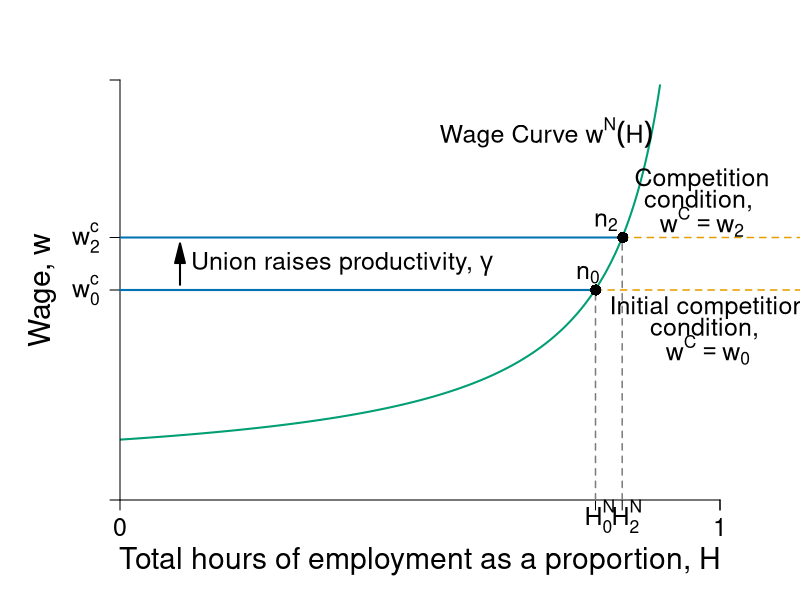

This figure's R source:
require(shape)
require(plotrix)
pdf(file = "capitalism/employment_unions_v2.pdf", width = 9, height = 7)

#Set parameters for graphics
pointsize <- 1.8
axislabelsize <- 1.8
labelsize <- 1.5
namesize <- 1.8
annotatesize <- 1.5
graphlinewidth <- 2
segmentlinewidth <- 1.5

COL <- c("#7fc97f", "#beaed4", "#fdc086", "#ffff99", "#386cb0", "#f0027f", "#bf5b17", "#666666")
COLA <- c("#e0f3db", "#99d8c9","#66c2a4","#41ae76", "#238b45", "#005824")
COLB <- c("#c6dbef", "#4eb3d3", "#2b8cbe", "#0868ac","#084081")
COLC <- c("#fcfbfd", "#efedf5", "#dadaeb", "#bcbddc", "#9e9ac8", "#807dba", "#6a51a3", "#54278f", "#3f007d")
grays <- gray.colors(25, start = 1, end = 0, alpha = 1)

CBCols <- c("#009E73","#0072B2","#E69F00","#CC79A7", "#F0E442")

WageFn <- function(h, ubar = 3, B = 2, t = 0.8) {
  B + ubar + (ubar - ubar*t +  ubar*t*h )/(t*(1 - h))
}

WageFn#COL <- c("#1B9E77", "#D95F02", "#7570B3", "#E7298A", "#66A61E", "#E6AB02", "#A6761D", "#666666")
COL <- c("#7fc97f", "#beaed4", "#fdc086", "#ffff99")
par(mar =  c(5, 6, 4, 4))
xlims <- c(0, 1)
ylims <- c(0, 40)


plot(0, 0, xlim = xlims, ylim = ylims, type = "n",
     xlab = expression(paste("Total hours of employment as a proportion, ", H)),
     ylab = expression(paste("Wage, ", w)),
     xaxt = "n", 
     yaxt = "n",
     cex.lab = axislabelsize, 
     bty = "n", 
     xaxs = "i", 
     yaxs = "i")

npts <- 500 
npts2 <- 501
#Specify the sequences of points for graphing. 
xx1 <- seq(xlims[1], 0.9, length.out = npts)
xx2 <- seq(xlims[1], xlims[2], length.out = npts)
xx3 <- seq(xlims[1], xlims[2], length.out = npts2)
xx4 <- seq(xlims[1], 25, length.out = npts2)

#Draw the lines for the graphs
lines(xx1, WageFn(xx1), col = CBCols[1], lwd = graphlinewidth)
#lines(xx2, solowCondition(xx2, delta = 5), col = COL[3], lwd = 4)
#lines(xx2, solowInfeas(xx2, delta = 5), col = COL[1], lwd = 4, lty = 2)

#Customize ticks and labels for the plot
# ticksy <- c(0, 2.5, 5, 20, 25,  40)
# ylabels <- c(0, expression(paste(B)), expression(paste(B+underline(u))), expression(paste(w[0])), expression(paste(w[2])), NA)

ticksy <- c(0, 20, 25,  40)
ylabels <- c(NA, expression(paste(w[0]^c)), expression(paste(w[2]^c)), NA)

ticksx <- c(0, 0.7925, 0.837, 1, xlims[2])
#xlabels <- c(0, expression(paste(H[0],"*")), expression(paste(H[2],"*")), 1.0, NA)
xlabels <- c(0, NA, NA, 1.0, NA)
axis(1, at = ticksx, pos = 0, labels = xlabels, cex.axis = labelsize)
axis(2, at = ticksy, pos = 0, labels = ylabels, las = 1, cex.axis = labelsize)

#x-axis tick label 
text(0.845, -1.55, expression(paste(H[2]^N)), cex = labelsize,xpd = TRUE)
text(0.8, -1.55, expression(paste(H[0]^N)), cex = labelsize,xpd = TRUE)

#Annotation of the  graphs
text(0.71, 35, expression(paste("Wage Curve ", w^N*(H))), cex = labelsize)

#segments(1, 0, 1, 42, lty = 2, lwd = 3, col = "darkgray")
segments(0.7925, 0, 0.7925, 20, lty = 2, lwd = segmentlinewidth, col = grays[20], xpd = TRUE)

#Arrows(0.85, 15, 0.85, 24, col = "black", lty = 1, lwd = 2, arr.type = "triangle")
#Arrows(0.85, 15, 0.85, 6, col = "black", lty = 1, lwd = 2, arr.type = "triangle")
#text(0.98, 14.5, expression(paste("Employment rent")))
#text(0.98, 12.5, expression(paste("increases with union")))

#Original Zero profit condition 
segments(0, 20, 0.7925, 20, lty = 1, lwd = graphlinewidth, col = CBCols[2], xpd = TRUE)
segments(0.7925, 20, 1.2, 20, lty = 2, lwd = segmentlinewidth, col = CBCols[3], xpd = TRUE)

points(0.793, 20, pch = 16, col = "black", cex = 1.5)
text(0.78, 21.5, expression(paste(n[0])), cex = labelsize)


#Union Zero profit condition 
segments(0, 25, 0.837, 25, lty = 1, lwd = graphlinewidth, col = CBCols[2])
segments(0.837, 25, 1.2, 25, lty = 2, lwd = segmentlinewidth, col = CBCols[3], xpd = TRUE)


Arrows(0.1, 20.5, 0.1, 23.5, col = "black", lty = 1, lwd = 2, arr.type = "triangle")
text(0.37, 22.5, expression(paste("Union raises productivity, ", gamma)), cex = labelsize)

segments(0.837, 0, 0.837, 25, lty = 2, lwd = segmentlinewidth, col = grays[20])
points(0.838, 25, pch = 16, col = "black", cex = 1.5)
text(0.81, 26.5, expression(paste(n[2])), cex = labelsize)
text(0.97, 30.5, expression(paste("Competition")), cex = labelsize, xpd = TRUE)
text(0.97, 28.5, expression(paste("condition, ")), cex = labelsize, xpd = TRUE)
text(0.97, 26.5, expression(paste(w^C == w[2])), cex = labelsize, xpd = TRUE)



#Unemployment benefits & a
#segments(0, 5, 1.2, 5, lty = 2, lwd = 2, col = "darkgray")
#segments(0, 2.5, 1.2, 2.5, lty = 2, lwd = segmentlinewidth, col = grays[20])

#Zero profit condition
text(0.98, 18.3, expression(paste("Initial competition")), cex = labelsize, xpd = TRUE)
text(0.98, 16.3, expression(paste("condition, ")), cex = labelsize, xpd = TRUE)
text(0.98, 14.3, expression(paste(w^C == w[0])), cex = labelsize, xpd = TRUE)
#text(0.97, 6, expression(paste(B + a)))
#text(0.97, 3.5, expression(paste(B, " (unemployment benefits)")))
#text(1.08, 36, expression(paste("level of")))
#text(1.08, 34, expression(paste("employment, ", bar(H))))

dev.off()
